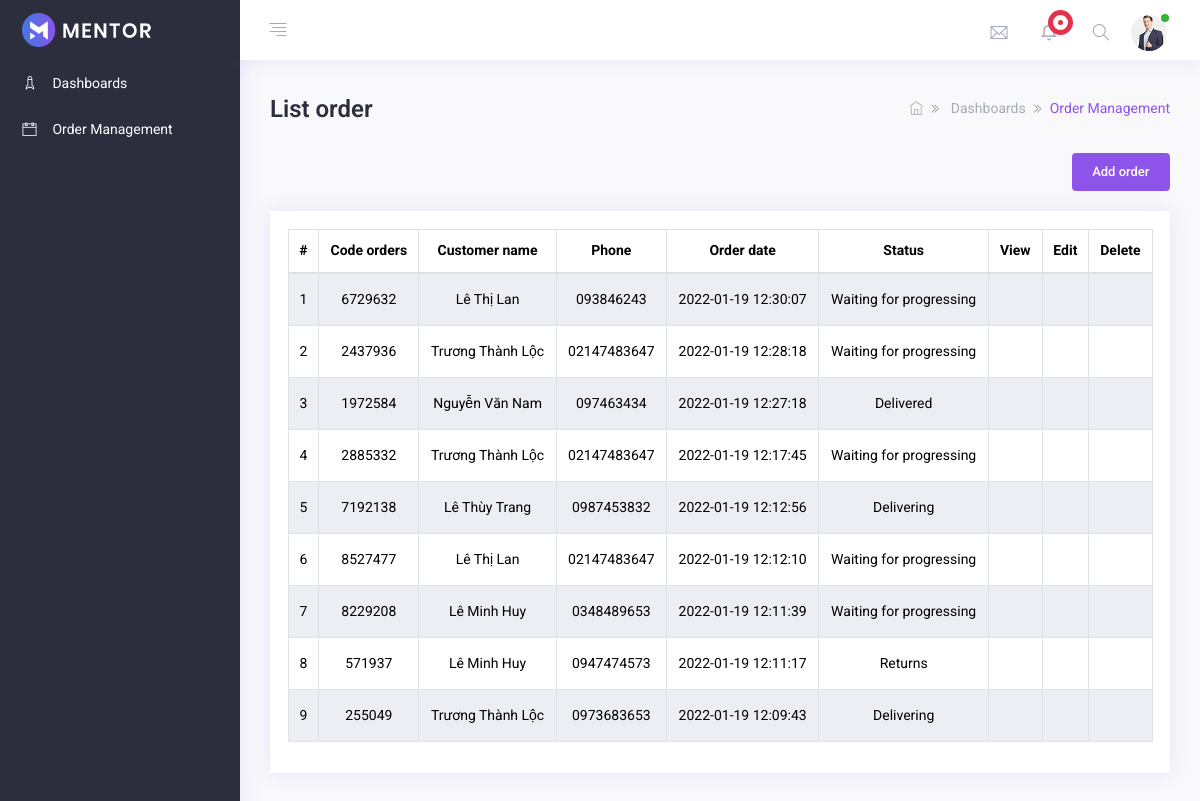
The page /public/admin_order/index (signed in) on the database its author committed.
### tables this page shows
CREATE TABLE `orders` (
  `order_id` int(11) NOT NULL,
  `code_orders` int(11) NOT NULL,
  `customer_id` int(11) NOT NULL,
  `order_date` timestamp NOT NULL DEFAULT current_timestamp(),
  `total` int(11) DEFAULT NULL,
  `phone` varchar(255) NOT NULL,
  `province_id` int(11) NOT NULL,
  `district_id` int(11) NOT NULL,
  `ward_id` int(11) NOT NULL,
  `address_detail` varchar(255) NOT NULL,
  `payment_status` tinyint(4) NOT NULL DEFAULT 0,
  `status` tinyint(4) NOT NULL DEFAULT 0
);

CREATE TABLE `custormers` (
  `custormer_id` int(11) NOT NULL,
  `name` varchar(255) NOT NULL,
  `email` varchar(255) NOT NULL,
  `password` varchar(255) NOT NULL,
  `rank` varchar(255) NOT NULL,
  `date_of_brith` date NOT NULL,
  `created_at` timestamp NOT NULL DEFAULT current_timestamp()
);

### app/controller/admin_order.php (called while the page is built, shortened)
<?php
class admin_order extends controller
{
    public function index()
    {
        $data['title'] = 'Order Management';
        $order = $this->load_model('order');
        $data['order'] = $order->all();
        $this->view("admin/order", $data);
    }
}
?>

### app/core/app.php (called while the page is built, shortened)
<?php
Class app
{
	protected $method = "index";
	public function __construct()
	{
		$url = $this->parseURL();
		$url[0] = str_replace("-", "_", $url[0]);
		if(file_exists("../app/controller/" . strtolower($url[0]) . ".php"))
		{
			unset($url[0]);
		}
		$this->controller = new $this->controller;
		if(isset($url[1]))
		{
			$url[1] = strtolower($url[1]);
			if(method_exists($this->controller, $url[1]) && is_callable([$this->controller, $url[1]]))
			{
				$this->method = $url[1];
				unset($url[1]);
			}
		}
		$this->params = (count($url) > 0) ? $url : ["home"];
		call_user_func_array([$this->controller,$this->method], $this->params);
	}
	private function parseURL()
	{
		$url = isset($_GET['url']) ? $_GET['url'] : "home";
		return explode("/", filter_var(trim($url,"/"),FILTER_SANITIZE_URL));
 	}
}

### public/index.php (called while the page is built, shortened)
<?php
$app = new App();

### app/model/order.class.php (called while the page is built, shortened)
<?php
class order
{
    public function all()
    {
        $db = DB::getInstance();
        $req = $db->query('SELECT orders.order_id,orders.code_orders,custormers.name,orders.total,orders.order_date, orders.status, orders.phone
        FROM orders, custormers WHERE custormers.custormer_id=orders.customer_id ORDER BY orders.order_id DESC');
        $list = $req->fetchAll();
        return $list;
    }
}
?>

### app/view/admin/order.php (the view, shortened to what this page needs)
<?php $this->view("admin/layouts/main", $data) ?>
<div class="app-container">
    <div class="app-main" id="main">
        <div class="container-fluid">
            <div class="row">
                <div class="col-md-12 m-b-30">
                    <div class="d-block d-sm-flex flex-nowrap align-items-center">
                        <div class="page-title mb-2 mb-sm-0">
                            <h1>List order</h1>
                        </div>
                        <div class="ml-auto d-flex align-items-center">
                            <nav>
                                <ol class="breadcrumb p-0 m-b-0">
                                    <li class="breadcrumb-item">
                                        <a href="index.html"><i class="ti ti-home"></i></a>
                                    </li>
                                    <li class="breadcrumb-item">
                                        Dashboards
                                    </li>
                                    <li class="breadcrumb-item active text-primary" aria-current="page">Order Management</li>
                                </ol>
                            </nav>
                        </div>
                    </div>
                </div>
            </div>
            <div class="row">
                <div class="col-lg-12">
                    <div class="row">
                        <div class="col-lg-8">
                        </div>
                        <div class="col-lg-4" align="right">
                            <a href="<?php echo ROOT?>admin_order/add_order" class="btn btn-primary" style="margin-bottom:20px;">Add order</a>
                        </div>
                    </div>
                    <div class="card card-statistics">
                        <div class="card-body">
                            <div class="datatable-wrapper table-responsive">
                                <table class="display compact table table-striped table-bordered" style="text-align:center; color:black">
                                    <thead>
                                        <tr>
                                            <th>#</th>
                                            <th>Code orders</th>
                                            <th>Customer name</th>
                                            <th>Phone</th>
                                            <th>Order date</th>
                                            <th>Status</th>
                                            <th>View</th>
                                            <th>Edit</th>
                                            <th>Delete</th>
                                        </tr>
                                    </thead>
                                    <tbody>
                                    <?php $stt = 0; ?>
                                        <?php foreach($data['order'] as $order): ?>
                                            <tr>
                                                <td><?=$stt+1?></td>
                                                <td><?=$order['code_orders']?></td>
                                                <td><?=$order['name']?></td>
                                                <td><?=$order['phone']?></td>
                                                <td><?=$order['order_date'] ?></td>
                                                <td>
                                                    <?php if($order['status']==0): ?>
                                                        Waiting for progressing
                                                    <?php elseif($order['status']==1): ?>
                                                        Delivering
                                                    <?php elseif($order['status']==2): ?>
                                                        Delivered
                                                    <?php elseif($order['status']==3): ?>
                                                        Returns
                                                    <?php endif; ?>
                                                </td>
                                                <td><a href="<?php echo  ROOT ?>admin_order/view_order/<?=$order['code_orders'] ?>"><i class="fa fa-eye" style="font-size:20px;color:#0033FF"></i></a></td>
                                                <td><a href="<?php echo ROOT?>admin_order/edit_order/<?=$order['code_orders'] ?>"><i class="fa fa-edit" style="font-size:20px;color:#0033FF"></i></a></td>
                                                <td><a onclick="return confirm('Bạn có chắc muốn xóa đơn hàng này ?')" href="<?php echo ROOT?>/admin_order/delete_order/<?=$order['code_orders']?>"><i class="fa fa-trash" style="font-size:20px;color:#FF3333; cursor: pointer;"></i></a></td>
                                            </tr>
                                            <?php $stt = $stt + 1; ?>
                                        <?php endforeach; ?>
                                    </tbody>
                                </table>
                            </div>
                        </div>
                    </div>
                </div>
            </div>
        </div>
    </div>
</div>
</body>
</html>

### app/core/controller.php (shortened to what this page needs)
<?php
Class controller
{
	public function view($path,$data = [])
	{
		if(file_exists("../app/view/"  . $path . ".php"))
		{
			include "../app/view/"  . $path . ".php";
		}else{
			include "../app/view/" . "/404.php";
		}
	}
}

### app/view/admin/layouts/main.php (shortened to what this page needs)
<!DOCTYPE html>
<html lang="en">
<head>
    <link rel="stylesheet" type="text/css" href="<?php echo  ROOT ?>assets/admin/css/vendors.css" />
    <link rel="stylesheet" type="text/css" href="<?php echo  ROOT ?>assets/admin/css/style.css" />
</head>
<body>
    <div class="app">
        <div class="app-wrap">
            <header class="app-header top-bar">
                <nav class="navbar navbar-expand-md">
                    <div class="navbar-header d-flex align-items-center">
                        <a class="navbar-brand" href="index.html">
                            <img src="<?php echo  ROOT ?>assets/admin/img/logo.png" class="img-fluid logo-desktop" alt="logo" />
                        </a>
                    </div>
                    <div class="collapse navbar-collapse" id="navbarSupportedContent">
                        <div class="navigation d-flex">
                            <ul class="navbar-nav nav-left">
                                <li class="nav-item">
                                    <a href="javascript:void(0)" class="nav-link sidebar-toggle">
                                        <i class="ti ti-align-right"></i>
                                    </a>
                                </li>
                            </ul>
                            <ul class="navbar-nav nav-right ml-auto">
                                <li class="nav-item dropdown">
                                    <a class="nav-link dropdown-toggle" href="javascript:void(0)" id="navbarDropdown2" role="button" data-toggle="dropdown" aria-haspopup="true" aria-expanded="false">
                                        <i class="ti ti-email"></i>
                                    </a>
                                </li>
                                <li class="nav-item dropdown">
                                    <a class="nav-link dropdown-toggle" href="javascript:void(0)" id="navbarDropdown3" role="button" data-toggle="dropdown" aria-haspopup="true" aria-expanded="false">
                                        <i class="fe fe-bell"></i>
                                        <span class="notify">
                                            <span class="blink"></span>
                                            <span class="dot"></span>
                                        </span>
                                    </a>
                                </li>
                                <li class="nav-item">
                                    <a class="nav-link search" href="javascript:void(0)">
                                        <i class="ti ti-search"></i>
                                    </a>
                                </li>
                                <li class="nav-item dropdown user-profile">
                                    <a href="javascript:void(0)" class="nav-link dropdown-toggle " id="navbarDropdown4" role="button" data-toggle="dropdown" aria-haspopup="true" aria-expanded="false">
                                        <img src="<?php echo  ROOT ?>assets/admin/img/avtar/02.jpg" alt="avtar-img">
                                        <span class="bg-success user-status"></span>
                                    </a>
                                </li>
                            </ul>
                        </div>
                    </div>
                </nav>
            </header>
            <div class="app-container">
                <aside class="app-navbar">
                    <div class="sidebar-nav scrollbar scroll_light">
                        <ul class="metismenu " id="sidebarNav">
                            <li class="active">
                                <a  href="<?php echo ROOT?>home/index"aria-expanded="false" >
                                    <i class="nav-icon ti ti-rocket"></i>
                                    <span class="nav-title">Dashboards</span>
                                </a>
                            </li>
                            <li class="active"><a href="<?php echo ROOT?>admin_order/index" aria-expanded="false"><i class="nav-icon ti ti-calendar"></i><span class="nav-title">Order Management</span></a> </li>
                        </ul>
                    </div>
                </aside>

### rows shown on the page
orders: code_orders "6729632", customer.name "Lê Thị Lan", phone "093846243", order_date "2022-01-19 12:30:07", status "Waiting for progressing"
orders: code_orders "2437936", customer.name "Trương Thành Lộc", phone "02147483647", order_date "2022-01-19 12:28:18", status "Waiting for progressing"
orders: code_orders "1972584", customer.name "Nguyễn Văn Nam", phone "097463434", order_date "2022-01-19 12:27:18", status "Delivered"
orders: code_orders "2885332", customer.name "Trương Thành Lộc", phone "02147483647", order_date "2022-01-19 12:17:45", status "Waiting for progressing"
orders: code_orders "7192138", customer.name "Lê Thùy Trang", phone "0987453832", order_date "2022-01-19 12:12:56", status "Delivering"
orders: code_orders "8527477", customer.name "Lê Thị Lan", phone "02147483647", order_date "2022-01-19 12:12:10", status "Waiting for progressing"
orders: code_orders "8229208", customer.name "Lê Minh Huy", phone "0348489653", order_date "2022-01-19 12:11:39", status "Waiting for progressing"
orders: code_orders "571937", customer.name "Lê Minh Huy", phone "0947474573", order_date "2022-01-19 12:11:17", status "Returns"
orders: code_orders "255049", customer.name "Trương Thành Lộc", phone "0973683653", order_date "2022-01-19 12:09:43", status "Delivering"
